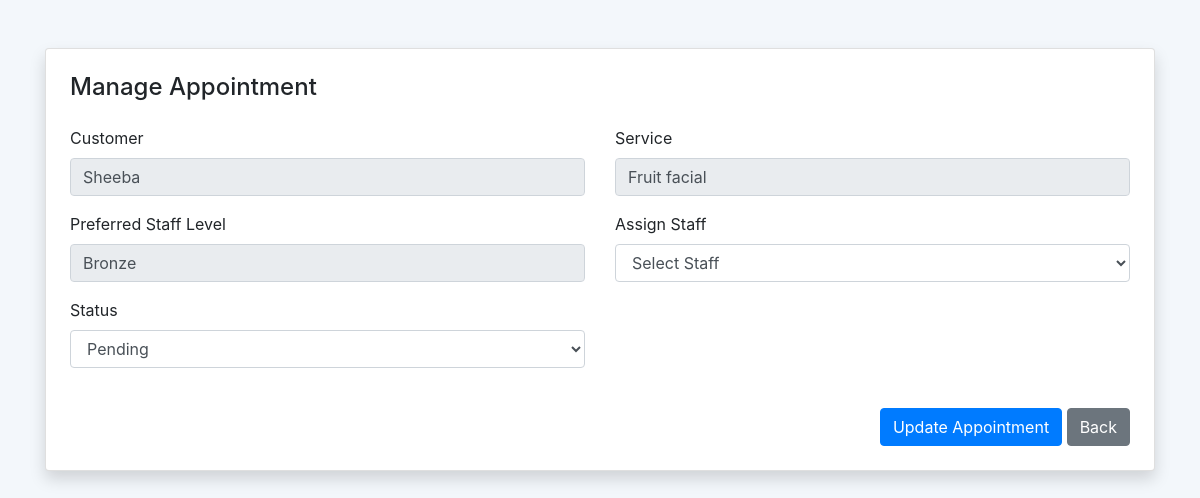
Page /Admin_App/Edit_Appointment/7/ on the committed database.
### Main_App/models.py (models this page shows)
class Appointmentdb(models.Model):
    STATUS_CHOICES = (
        ('pending', 'Pending'),
        ('confirmed', 'Confirmed'),
        ('cancelled', 'Cancelled'),
        ('completed', 'Completed'),
    )
    STAFF_LEVEL_CHOICES = (
        ('gold', 'Gold Level'),
        ('silver', 'Silver Level'),
        ('bronze', 'Bronze Level'),
    )
    Customer_name = models.CharField(max_length=100, blank=True, null=True)
    Phone = models.CharField(max_length=10, blank=True, null=True)
    Category = models.CharField(max_length=100, blank=True, null=True)
    Service = models.CharField(max_length=100, blank=True, null=True)
    appointment_date = models.DateField()
    appointment_time = models.TimeField()
    staff_level = models.CharField(
        max_length=20,
        choices=STAFF_LEVEL_CHOICES
    )
    assigned_staff = models.CharField(
        max_length=100,
        null=True,
        blank=True
    )
    status = models.CharField(
        max_length=20,
        choices=STATUS_CHOICES,
        default='pending'
    )
    created_at = models.DateTimeField(auto_now_add=True)

### Admin_App/views.py (the view)
# urls.py: path('Edit_Appointment/<int:appointment_id>/',views.edit_appointment,name='edit_appointment'),
def edit_appointment(request, appointment_id):
    appointment = Appointmentdb.objects.get(id=appointment_id)
    required_category = appointment.Category
    required_service = appointment.Service
    staff_qs = Staffdb.objects.filter(Work_category=required_category)
    eligible_staff = []
    for staff in staff_qs:
        if staff.Services:
            services_list = [s.strip() for s in staff.Services.split(',')]
            if required_service in services_list:
                eligible_staff.append(staff)
    return render(request, "Edit_Appointment.html", {
        'appointment': appointment,
        'staff_list': eligible_staff
    })

### Admin_App/templates/Edit_Appointment.html (shortened to what this page needs)
<!doctype html>
<html>
<head>
<link rel="stylesheet" href="https://stackpath.bootstrapcdn.com/bootstrap/4.5.2/css/bootstrap.min.css">
</head>
<body style="background:#f3f7fb;">
<div class="container mt-5">
<div class="card p-4 shadow">
<h4 class="mb-4">Manage Appointment</h4>
<form method="post" action="{% url 'update_appointment' appointment.id %}">
<div class="row">
<div class="col-md-6 mb-3">
<label>Customer</label>
<input type="text" class="form-control" value="{{ appointment.Customer_name }}" disabled>
</div>
<div class="col-md-6 mb-3">
<label>Service</label>
<input type="text" class="form-control" value="{{ appointment.Service }}" disabled>
</div>
<div class="col-md-6 mb-3">
<label>Preferred Staff Level</label>
<input type="text" class="form-control" value="{{ appointment.staff_level|title }}" disabled>
</div>
<div class="col-md-6 mb-3">
<label>Assign Staff</label>
<select name="assigned_staff" class="form-control" required>
    <option value="">Select Staff</option>
</select>
</div>
<div class="col-md-6 mb-3">
<label>Status</label>
<select name="status" class="form-control">
<option value="pending" {% if appointment.status == 'pending' %}selected{% endif %}>Pending</option>
</select>
</div>
</div>
<div class="text-right mt-4">
<button class="btn btn-primary">Update Appointment</button>
<a href="{% url 'admin_view_appointments' %}" class="btn btn-secondary">Back</a>
</div>
</form>
</div>
</div>
</body>
</html>

### rows in the picture
Appointmentdb: Customer_name "Sheeba", Service "Fruit facial", staff_level "Bronze", status "Pending"
